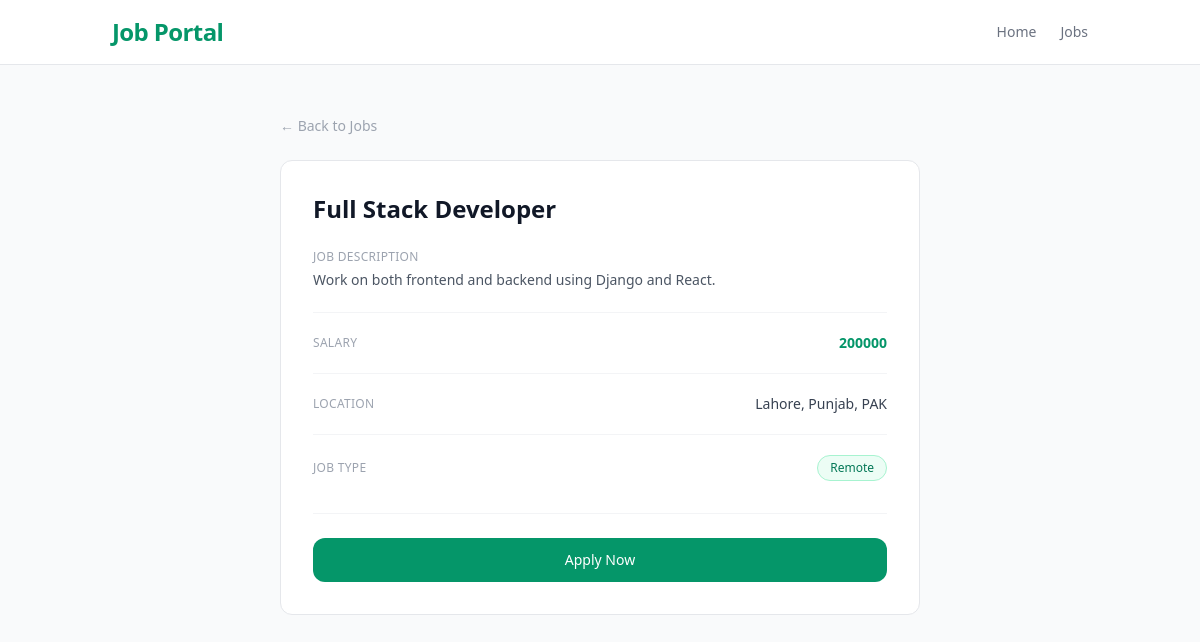
The page /jobs/4/ on the database its author committed.
### jobs/models.py (models this page shows, shortened)
class Job(models.Model):
    JOB_TYPE_CHOICES = (
        ('Full Time', 'Full Time'),
        ('Part Time', 'Part Time'),
        ('Remote', 'Remote'),
        ('Internship', 'Internship'),
    )
    employer = models.ForeignKey(EmployerProfile, on_delete=models.CASCADE)
    title = models.CharField(max_length=200)
    company = models.CharField(max_length=100)
    description = models.TextField()
    salary = models.CharField(max_length=100, null=True, blank=True)
    location = models.CharField(max_length=200)
    job_type = models.CharField(max_length=50, choices=JOB_TYPE_CHOICES)
    created_at = models.DateTimeField(auto_now_add=True)

### jobs/views.py (the view)
# urls.py: path('jobs/<int:id>/', views.job_detail, name='job_detail'),
def job_detail(request, id):
    job = get_object_or_404(Job, id=id)
    return render(request, 'main/job_detail.html', {'job': job})

### jobs/templates/main/job_detail.html (shortened to what this page needs)
<!doctype html>
<html lang="en">
  <head>
    <script src="https://cdn.tailwindcss.com"></script>
  </head>
  <body class="bg-gray-50 antialiased">
    <nav class="bg-white border-b border-gray-200">
      <div class="container mx-auto px-6 py-4 flex justify-between items-center">
        <a href="/" class="text-2xl font-bold text-emerald-600 tracking-tight">
          Job Portal
        </a>
        <div class="flex items-center space-x-6">
          <a href="/" class="text-gray-500 hover:text-gray-900 text-sm transition-colors">Home</a>
          <a href="/jobs/" class="text-gray-500 hover:text-gray-900 text-sm transition-colors">Jobs</a>
        </div>
      </div>
    </nav>
    <div class="max-w-2xl mx-auto px-4 py-12">
      <a href="/jobs/" class="text-sm text-gray-400 hover:text-gray-600 transition-colors mb-6 inline-block">
        ← Back to Jobs
      </a>
      <div class="bg-white border border-gray-200 rounded-xl p-8">
        <h1 class="text-2xl font-bold text-gray-900 mb-6">{{ job.title }}</h1>
        <div class="space-y-5 text-sm">
          <div>
            <p class="text-xs text-gray-400 uppercase tracking-wide font-medium mb-1">Job Description</p>
            <p class="text-gray-600 leading-relaxed">{{ job.description }}</p>
          </div>
          <div class="border-t border-gray-100"></div>
          <div class="flex items-center justify-between">
            <p class="text-xs text-gray-400 uppercase tracking-wide font-medium">Salary</p>
            <p class="text-emerald-600 font-semibold">{{ job.salary }}</p>
          </div>
          <div class="border-t border-gray-100"></div>
          <div class="flex items-center justify-between">
            <p class="text-xs text-gray-400 uppercase tracking-wide font-medium">Location</p>
            <p class="text-gray-700">{{ job.location }}</p>
          </div>
          <div class="border-t border-gray-100"></div>
          <div class="flex items-center justify-between">
            <p class="text-xs text-gray-400 uppercase tracking-wide font-medium">Job Type</p>
            <span class="bg-emerald-50 text-emerald-700 text-xs font-medium px-3 py-1 rounded-full border border-emerald-200">
              {{ job.job_type }}
            </span>
          </div>
        </div>
        <div class="mt-8 pt-6 border-t border-gray-100">
          <a href="/jobs/{{ job.id }}/apply/"
             class="block text-center bg-emerald-600 text-white text-sm font-medium px-6 py-3 rounded-xl hover:bg-emerald-700 transition-colors">
            Apply Now
          </a>
        </div>
      </div>
    </div>
  </body>
</html>

### rows shown on the page
Job: title "Full Stack Developer", description "Work on both frontend and backend using Django and React.", salary "200000", location "Lahore, Punjab, PAK", job_type "Remote"
